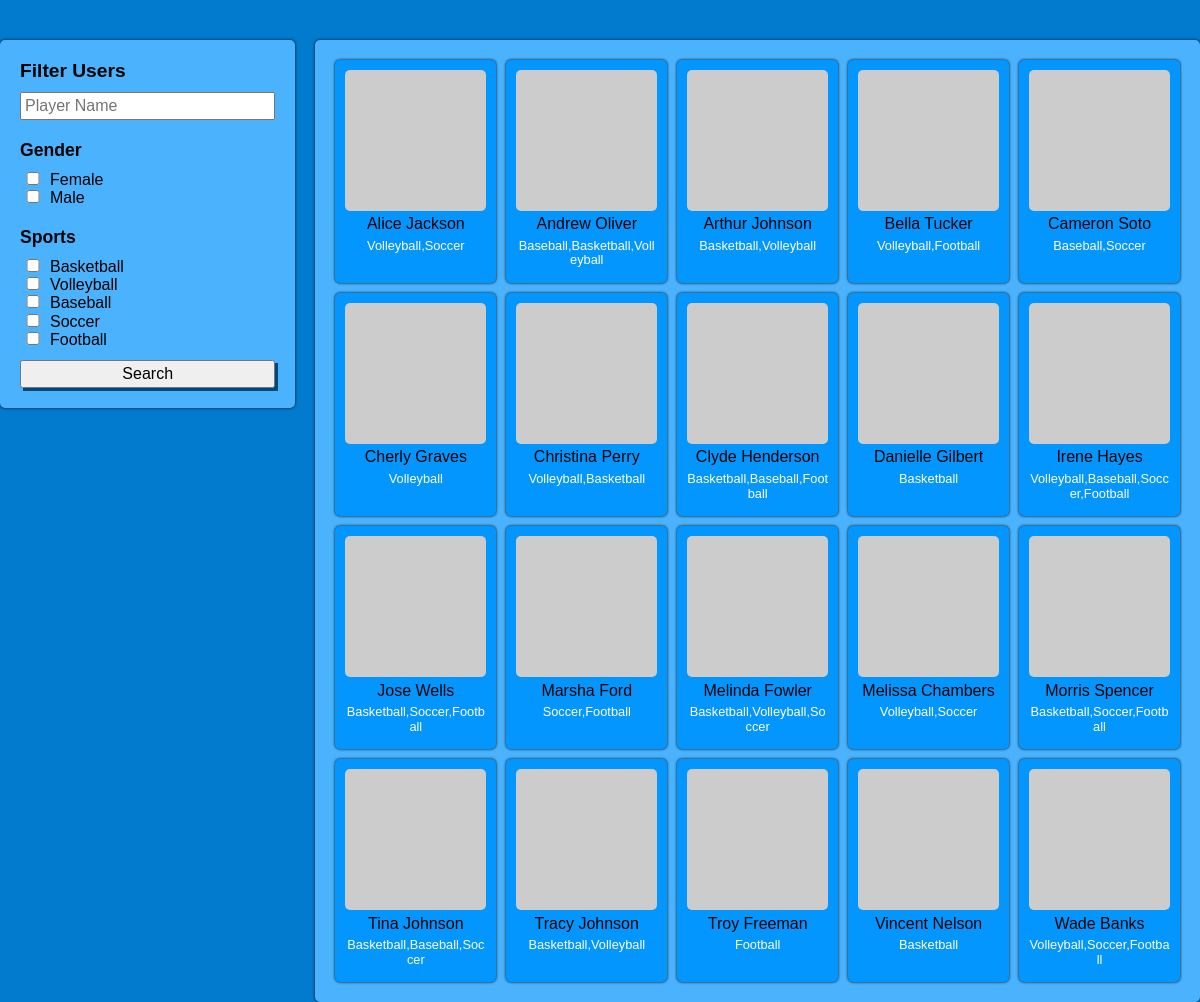
The page / on the database its author committed.
### tables this page shows
CREATE TABLE `sports` (
    `id` int AUTO_INCREMENT NOT NULL ,
    `name` varchar(255)  NOT NULL ,
    `created_at` datetime  NOT NULL DEFAULT current_timestamp,
    `updated_at` datetime  NOT NULL DEFAULT current_timestamp,
    PRIMARY KEY (
        `id`
    )
);

### application/controllers/Players.php (called while the page is built)
<?php
    class Players extends CI_Controller{
        public function index(){
            $data = array(
                "sports" => $this->Sport->get_sports(),
                "players" => $this->Player->get_players(),
                "name_filter" => $this->input->get("name_filter" , TRUE),
                "genders" => $this->input->get("gender" , TRUE)
            );
            $this->load->view("players/index" , $data);
        }
    }
?>

### index.php (called while the page is built, shortened)
<?php
require_once BASEPATH.'core/CodeIgniter.php';

### application/models/Player.php (called while the page is built)
<?php
    class Player extends CI_Model{
        public function get_players(){
            $name_filter = $this->input->get("name_filter" , TRUE);
            $gender = $this->input->get("gender" , TRUE);
            if(!empty($gender)){
                $genders = implode("','" , $gender);
            }else{
                $genders = "male' , 'female";
            }
            $sports = $this->input->get("sports" , TRUE);
            if(!empty($sports)){
                $sports = implode("%' OR sport_name LIKE '%" , $sports);
            }else{
                $sports = "";
            }
            $sql = "SELECT players.name AS player_name , players.image AS image , group_concat(sports.name) AS sport_name
            FROM player_sports
            LEFT JOIN players ON player_sports.player_id = players.id
            LEFT JOIN sports ON player_sports.sport_id = sports.id
            WHERE players.name LIKE '%$name_filter%'
            AND players.gender IN ('$genders')
            GROUP BY player_name
            HAVING (sport_name LIKE '%$sports%')
            ";
            return $this->db->query($sql)->result_array();
        }
    }
?>

### application/models/Sport.php (called while the page is built)
<?php
    class Sport extends CI_Model{
        public function get_sports(){
            $sql = "SELECT id , name FROM sports";
            return $this->db->query($sql)->result_array();
        }
    }
?>

### application/views/players/index.php (the view, shortened to what this page needs)
<!DOCTYPE html>
<html lang="en">
    <head>
        <link rel="stylesheet" href="https://cdn.jsdelivr.net/npm/normalize.css@8.0.1/normalize.min.css">
        <link rel="stylesheet" href="/assets/css/style.css">
    </head>
    <body>
        <main>
            <form action="/" method="get">
                <p class="search_title">Filter Users</p>
                <input type="text" name="name_filter" placeholder="Player Name" class="name_filter">
                <p class="sub_title">Gender</p>
                <input type="checkbox" name="gender[]" value="female" id="female">
                <label for="female">Female</label>
                <input type="checkbox" name="gender[]" value="male" id="male">
                <label for="male">Male</label>
                <p class="sub_title">Sports</p>
<?php
    foreach($sports as $sport){
?>
                <input type="checkbox" name="sports[]" value="<?= $sport["name"] ?>" id="<?= $sport["name"] ?>">
                <label for="<?= $sport["name"] ?>"><?= $sport["name"] ?></label>
<?php
    }
?>
                <input type="submit" value="Search" class="submit_button">
            </form>
            <div class="players_section">
<?php
    foreach($players as $player){
?>
                <div class="player_card">
                    <img src="<?= $player["image"] ?>">
                    <p><?= $player["player_name"] ?></p>
                    <p class="sports_played"><?= $player["sport_name"] ?></p>
                </div>
<?php
    }
?>
            </div>
        </main>
    </body>
</html>

### assets/css/style.css (style rules this page uses)
* { box-sizing: border-box; margin: 0; padding: 0; }
body { background-color: #027BCE; padding-top: 40px; font-family: Arial, Helvetica, sans-serif; }
main { width: 1200px; margin: 0 auto; display: flex; gap: 20px; }

### rows shown on the page
sports: name "Basketball"
sports: name "Volleyball"
sports: name "Baseball"
sports: name "Soccer"
sports: name "Football"

### other values the page prints
$player["player_name"] "Alice Jackson"
$player["sport_name"] "Volleyball,Soccer"
$player["player_name"] "Andrew Oliver"
$player["sport_name"] "Baseball,Basketball,Volleyball"
$player["player_name"] "Arthur Johnson"
$player["sport_name"] "Basketball,Volleyball"
$player["player_name"] "Bella Tucker"
$player["sport_name"] "Volleyball,Football"
$player["player_name"] "Cameron Soto"
$player["sport_name"] "Baseball,Soccer"
$player["player_name"] "Cherly Graves"
$player["sport_name"] "Volleyball"
$player["player_name"] "Christina Perry"
$player["sport_name"] "Volleyball,Basketball"
$player["player_name"] "Clyde Henderson"
